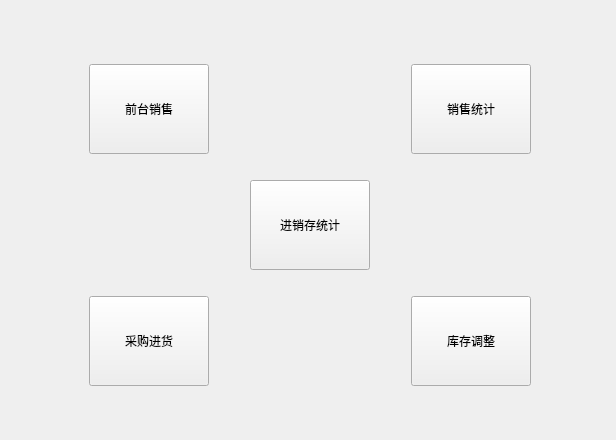
<?xml version="1.0" encoding="UTF-8"?>
<ui version="4.0">
 <class>homepageDialog</class>
 <widget class="QWidget" name="homepageDialog">
  <property name="geometry">
   <rect>
    <x>0</x>
    <y>0</y>
    <width>616</width>
    <height>440</height>
   </rect>
  </property>
  <property name="windowTitle">
   <string>Form</string>
  </property>
  <property name="styleSheet">
   <string notr="true"/>
  </property>
  <layout class="QGridLayout" name="gridLayout_2">
   <item row="1" column="1">
    <layout class="QGridLayout" name="gridLayout">
     <property name="topMargin">
      <number>0</number>
     </property>
     <property name="rightMargin">
      <number>5</number>
     </property>
     <property name="bottomMargin">
      <number>0</number>
     </property>
     <property name="horizontalSpacing">
      <number>41</number>
     </property>
     <property name="verticalSpacing">
      <number>26</number>
     </property>
     <item row="0" column="0">
      <widget class="QPushButton" name="pushButton">
       <property name="sizePolicy">
        <sizepolicy hsizetype="Expanding" vsizetype="Expanding">
         <horstretch>0</horstretch>
         <verstretch>0</verstretch>
        </sizepolicy>
       </property>
       <property name="minimumSize">
        <size>
         <width>120</width>
         <height>90</height>
        </size>
       </property>
       <property name="maximumSize">
        <size>
         <width>120</width>
         <height>90</height>
        </size>
       </property>
       <property name="styleSheet">
        <string notr="true"/>
       </property>
       <property name="text">
        <string>前台销售</string>
       </property>
      </widget>
     </item>
     <item row="1" column="1">
      <widget class="QPushButton" name="pushButton_5">
       <property name="sizePolicy">
        <sizepolicy hsizetype="Expanding" vsizetype="Expanding">
         <horstretch>0</horstretch>
         <verstretch>0</verstretch>
        </sizepolicy>
       </property>
       <property name="minimumSize">
        <size>
         <width>120</width>
         <height>90</height>
        </size>
       </property>
       <property name="maximumSize">
        <size>
         <width>120</width>
         <height>90</height>
        </size>
       </property>
       <property name="styleSheet">
        <string notr="true"/>
       </property>
       <property name="text">
        <string>进销存统计</string>
       </property>
      </widget>
     </item>
     <item row="2" column="0">
      <widget class="QPushButton" name="pushButton_2">
       <property name="sizePolicy">
        <sizepolicy hsizetype="Expanding" vsizetype="Expanding">
         <horstretch>0</horstretch>
         <verstretch>0</verstretch>
        </sizepolicy>
       </property>
       <property name="minimumSize">
        <size>
         <width>120</width>
         <height>90</height>
        </size>
       </property>
       <property name="maximumSize">
        <size>
         <width>120</width>
         <height>90</height>
        </size>
       </property>
       <property name="styleSheet">
        <string notr="true"/>
       </property>
       <property name="text">
        <string>采购进货</string>
       </property>
      </widget>
     </item>
     <item row="2" column="2">
      <widget class="QPushButton" name="pushButton_4">
       <property name="sizePolicy">
        <sizepolicy hsizetype="Expanding" vsizetype="Expanding">
         <horstretch>0</horstretch>
         <verstretch>0</verstretch>
        </sizepolicy>
       </property>
       <property name="minimumSize">
        <size>
         <width>120</width>
         <height>90</height>
        </size>
       </property>
       <property name="maximumSize">
        <size>
         <width>120</width>
         <height>90</height>
        </size>
       </property>
       <property name="styleSheet">
        <string notr="true"/>
       </property>
       <property name="text">
        <string>库存调整</string>
       </property>
      </widget>
     </item>
     <item row="0" column="2">
      <widget class="QPushButton" name="pushButton_3">
       <property name="sizePolicy">
        <sizepolicy hsizetype="Expanding" vsizetype="Expanding">
         <horstretch>0</horstretch>
         <verstretch>0</verstretch>
        </sizepolicy>
       </property>
       <property name="minimumSize">
        <size>
         <width>120</width>
         <height>90</height>
        </size>
       </property>
       <property name="maximumSize">
        <size>
         <width>120</width>
         <height>90</height>
        </size>
       </property>
       <property name="styleSheet">
        <string notr="true"/>
       </property>
       <property name="text">
        <string>销售统计</string>
       </property>
      </widget>
     </item>
    </layout>
   </item>
   <item row="1" column="2">
    <spacer name="horizontalSpacer">
     <property name="orientation">
      <enum>Qt::Horizontal</enum>
     </property>
     <property name="sizeType">
      <enum>QSizePolicy::Maximum</enum>
     </property>
     <property name="sizeHint" stdset="0">
      <size>
       <width>78</width>
       <height>20</height>
      </size>
     </property>
    </spacer>
   </item>
   <item row="1" column="0">
    <spacer name="horizontalSpacer_2">
     <property name="orientation">
      <enum>Qt::Horizontal</enum>
     </property>
     <property name="sizeType">
      <enum>QSizePolicy::Maximum</enum>
     </property>
     <property name="sizeHint" stdset="0">
      <size>
       <width>88</width>
       <height>20</height>
      </size>
     </property>
    </spacer>
   </item>
   <item row="2" column="1">
    <spacer name="verticalSpacer_2">
     <property name="orientation">
      <enum>Qt::Vertical</enum>
     </property>
     <property name="sizeType">
      <enum>QSizePolicy::Maximum</enum>
     </property>
     <property name="sizeHint" stdset="0">
      <size>
       <width>20</width>
       <height>60</height>
      </size>
     </property>
    </spacer>
   </item>
   <item row="0" column="1">
    <spacer name="verticalSpacer">
     <property name="orientation">
      <enum>Qt::Vertical</enum>
     </property>
     <property name="sizeType">
      <enum>QSizePolicy::Maximum</enum>
     </property>
     <property name="sizeHint" stdset="0">
      <size>
       <width>20</width>
       <height>70</height>
      </size>
     </property>
    </spacer>
   </item>
  </layout>
 </widget>
 <resources/>
 <connections/>
</ui>
